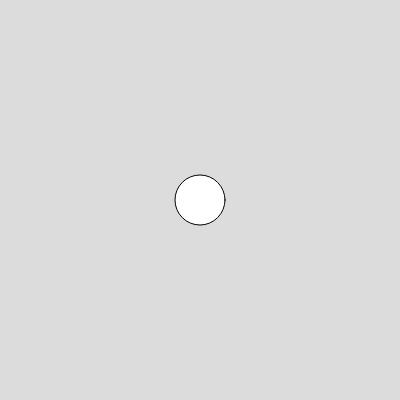
Frame 1 (no input)
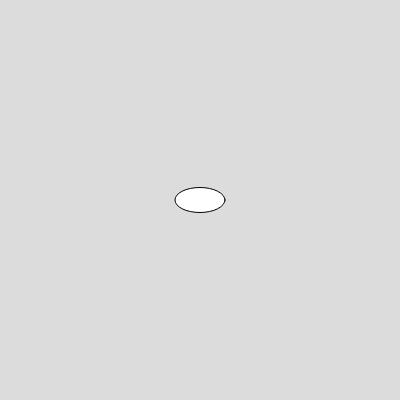
Frame 60 (no input)
Frame 120 (the mouse pressed at the canvas centre since frame 60): identical to frame 1, image omitted

The p5.js sketch that drew these frames (run headless with seeded random() and noise() and a simulated clock; from frame 60 on, the mouse is pressed at the canvas centre):

// p5.js sketch
// ── sketch.js
var size;
var sizey;
function setup() {
  createCanvas(400, 400);
  size = 50;
  sizey = 50;
}


function draw() {
  background(220);
  ellipse(width/2, height/2, size, sizey);
  
  if (mouseX > width/2){
    size = 100;
  }
  
  
  else if (mouseY < 10){
    sizey = 25;
  }
  
  
  else{
    size = 50;
    sizey = 50;
  }
  
  
}
